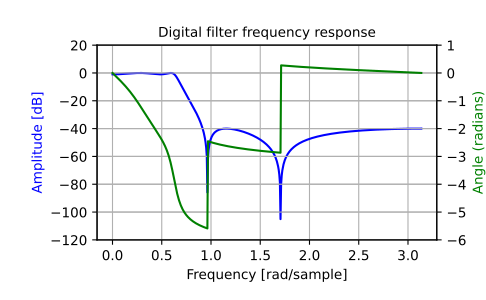

Generate this figure with Python:
from scipy import signal
import matplotlib.pyplot as plt
import matplotlib.ticker

wp = 0.2
ws = 0.3
gpass = 1
gstop = 40

system = signal.iirdesign(wp, ws, gpass, gstop)
w, h = signal.freqz(*system)

fig, ax1 = plt.subplots()
ax1.set_title('Digital filter frequency response')
ax1.plot(w, 20 * np.log10(abs(h)), 'b')
ax1.set_ylabel('Amplitude [dB]', color='b')
ax1.set_xlabel('Frequency [rad/sample]')
ax1.grid()
ax1.set_ylim([-120, 20])
ax2 = ax1.twinx()
angles = np.unwrap(np.angle(h))
ax2.plot(w, angles, 'g')
ax2.set_ylabel('Angle (radians)', color='g')
ax2.grid()
ax2.axis('tight')
ax2.set_ylim([-6, 1])
nticks = 8
ax1.yaxis.set_major_locator(matplotlib.ticker.LinearLocator(nticks))
ax2.yaxis.set_major_locator(matplotlib.ticker.LinearLocator(nticks))
